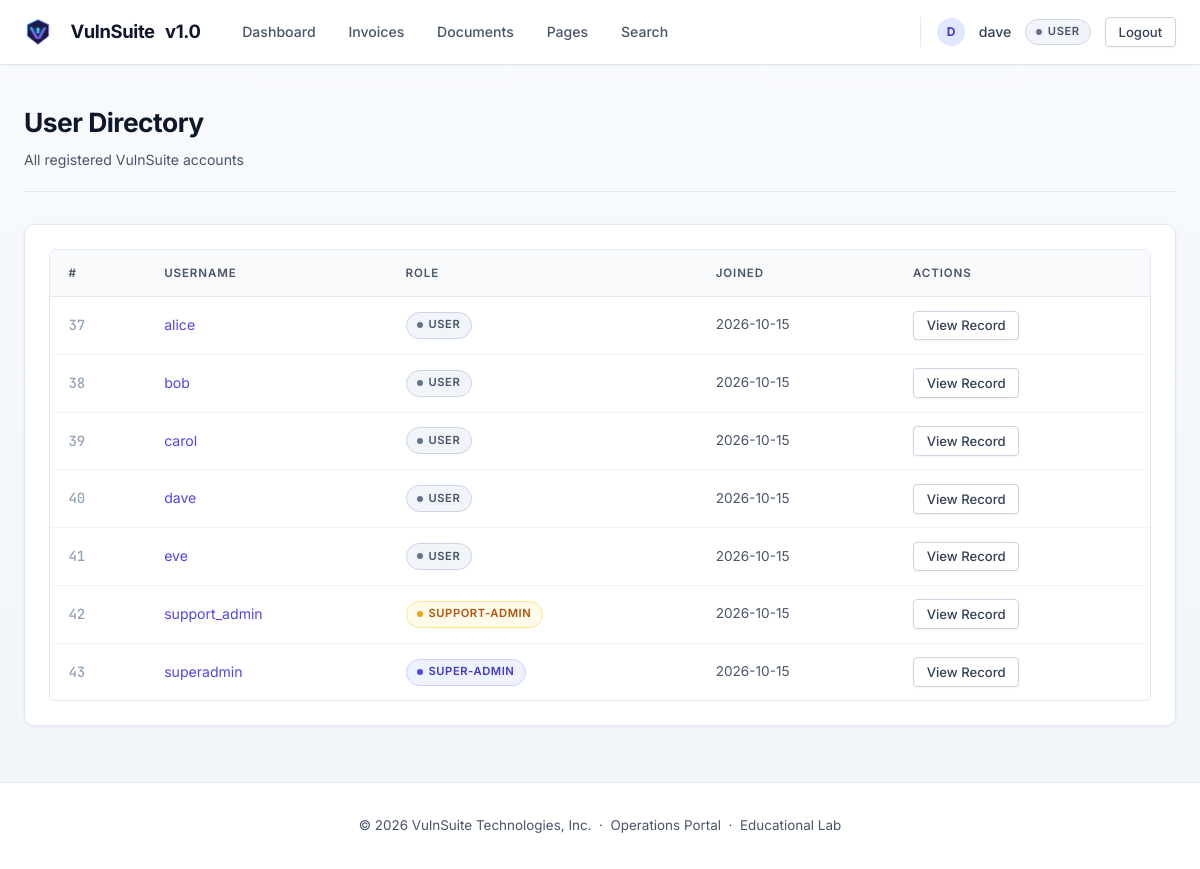
The app's page /users (signed in) with its own data.
### tables this page shows
CREATE TABLE users (
        id          INTEGER PRIMARY KEY AUTOINCREMENT,
        username    TEXT UNIQUE NOT NULL,
        email       TEXT UNIQUE NOT NULL,
        password    TEXT NOT NULL,
        role        TEXT NOT NULL DEFAULT 'user',
        bio         TEXT DEFAULT '',
        website     TEXT DEFAULT '',
        created_at  TEXT DEFAULT (datetime('now'))
    );

### routes/profile_routes.py (the view)
@profile_bp.route("/users")
@login_required
def user_list():
    db    = get_db()
    users = db.execute(
        "SELECT id, username, role, created_at FROM users ORDER BY id"
    ).fetchall()
    return render_template("profile/user_list.html", users=users)

### auth.py (called while the page is built)
def current_user():
    return {
        "id":       session.get("user_id"),
        "username": session.get("username"),
        "role":     session.get("role"),
    } if "user_id" in session else None

def login_required(f):
    @wraps(f)
    def decorated(*args, **kwargs):
        if not current_user():
            return redirect(url_for("auth.login"))
        return f(*args, **kwargs)
    return decorated

### db.py (called while the page is built)
def get_db():
    if "db" not in g:
        db_path = current_app.config["DATABASE"]
        g.db = sqlite3.connect(db_path, detect_types=sqlite3.PARSE_DECLTYPES,
                               timeout=10)
        g.db.row_factory = sqlite3.Row
        g.db.execute("PRAGMA busy_timeout = 8000")
    return g.db

### templates/profile/user_list.html (shortened to what this page needs)
{% extends "base.html" %}
{% block content %}
<div class="page-header">
  <div>
    <h1 class="page-title">User Directory</h1>
    <p class="page-sub">All registered VulnSuite accounts</p>
  </div>
</div>
<div class="card">
  <div class="table-wrap">
    <table>
      <thead>
        <tr><th>#</th><th>Username</th><th>Role</th><th>Joined</th><th>Actions</th></tr>
      </thead>
      <tbody>
        {% for u in users %}
        <tr>
          <td class="td-id">{{ u['id'] }}</td>
          <td>
            <a href="{{ url_for('profile.view_profile', username=u['username']) }}">
              {{ u['username'] }}
            </a>
          </td>
          <td><span class="role-badge role-{{ u['role'] | replace('-','_') }}">{{ u['role'] }}</span></td>
          <td class="text-muted" style="font-size:0.85rem;">{{ u['created_at'][:10] if u['created_at'] else '—' }}</td>
          <td>
            <a href="{{ url_for('invoice.view_user_record', user_id=u['id']) }}"
               class="btn btn-ghost btn-sm">View Record</a>
          </td>
        </tr>
        {% endfor %}
      </tbody>
    </table>
  </div>
</div>
{% endblock %}

### templates/base.html (shortened to what this page needs)
<!DOCTYPE html>
<html lang="en">
<head>
  <link rel="stylesheet" href="{{ url_for('static', filename='css/main.css') }}" />
</head>
<body>
  <nav class="navbar">
    <div class="nav-inner">
      <a href="{{ url_for('index') }}" class="nav-brand">
        <img src="{{ url_for('static', filename='img/logo.svg') }}" alt="VulnSuite Logo" class="brand-logo" width="28" height="28" style="vertical-align: middle; margin-right: 8px;" />
        <span class="brand-name">VulnSuite</span>
        <span class="brand-pill">v1.0</span>
      </a>
      {% if current_user %}
      <div class="nav-links">
        <a href="{{ url_for('profile.dashboard') }}"   class="nav-link">Dashboard</a>
        <a href="{{ url_for('invoice.my_invoices') }}" class="nav-link">Invoices</a>
        <a href="{{ url_for('document.view_document') }}" class="nav-link">Documents</a>
        <a href="{{ url_for('page.render_page') }}"    class="nav-link">Pages</a>
        <a href="{{ url_for('extra.search_invoices') }}" class="nav-link">Search</a>
      </div>
      <div class="nav-user">
        <span class="user-avatar" style="width:28px;height:28px;border-radius:50%;background:#e0e7ff;color:#4338ca;display:inline-flex;align-items:center;justify-content:center;font-weight:700;font-size:0.75rem;">{{ current_user.username[:1].upper() }}</span>
        <span class="nav-username">{{ current_user.username }}</span>
        <span class="role-badge role-{{ current_user.role | replace('-','_') }}">{{ current_user.role }}</span>
        <a href="{{ url_for('auth.logout') }}" class="btn btn-sm btn-ghost">Logout</a>
      </div>
      {% else %}
      <div class="nav-links">
        <a href="{{ url_for('auth.login') }}"    class="btn btn-sm btn-primary">Login</a>
        <a href="{{ url_for('auth.register') }}" class="btn btn-sm btn-ghost">Register</a>
      </div>
      {% endif %}
    </div>
  </nav>
  <main class="main-content">
    {% block content %}{% endblock %}
  </main>
  <footer class="site-footer">
    <p>© 2026 VulnSuite Technologies, Inc. &nbsp;·&nbsp; Operations Portal &nbsp;·&nbsp; <span class="footer-badge">Educational Lab</span></p>
  </footer>
</body>
</html>

### records on screen
users: username "dave", id "40", role "USER", created_at "2026-10-15"
users: id "37", username "alice", role "USER", created_at "2026-10-15"
users: id "38", username "bob", role "USER", created_at "2026-10-15"
users: id "39", username "carol", role "USER", created_at "2026-10-15"
users: id "41", username "eve", role "USER", created_at "2026-10-15"
users: id "42", username "support_admin", role "SUPPORT-ADMIN", created_at "2026-10-15"
users: id "43", username "superadmin", role "SUPER-ADMIN", created_at "2026-10-15"

### other values on screen
{{ current_user.username[:1].upper() }} "D"
{{ current_user.role }} "USER"
